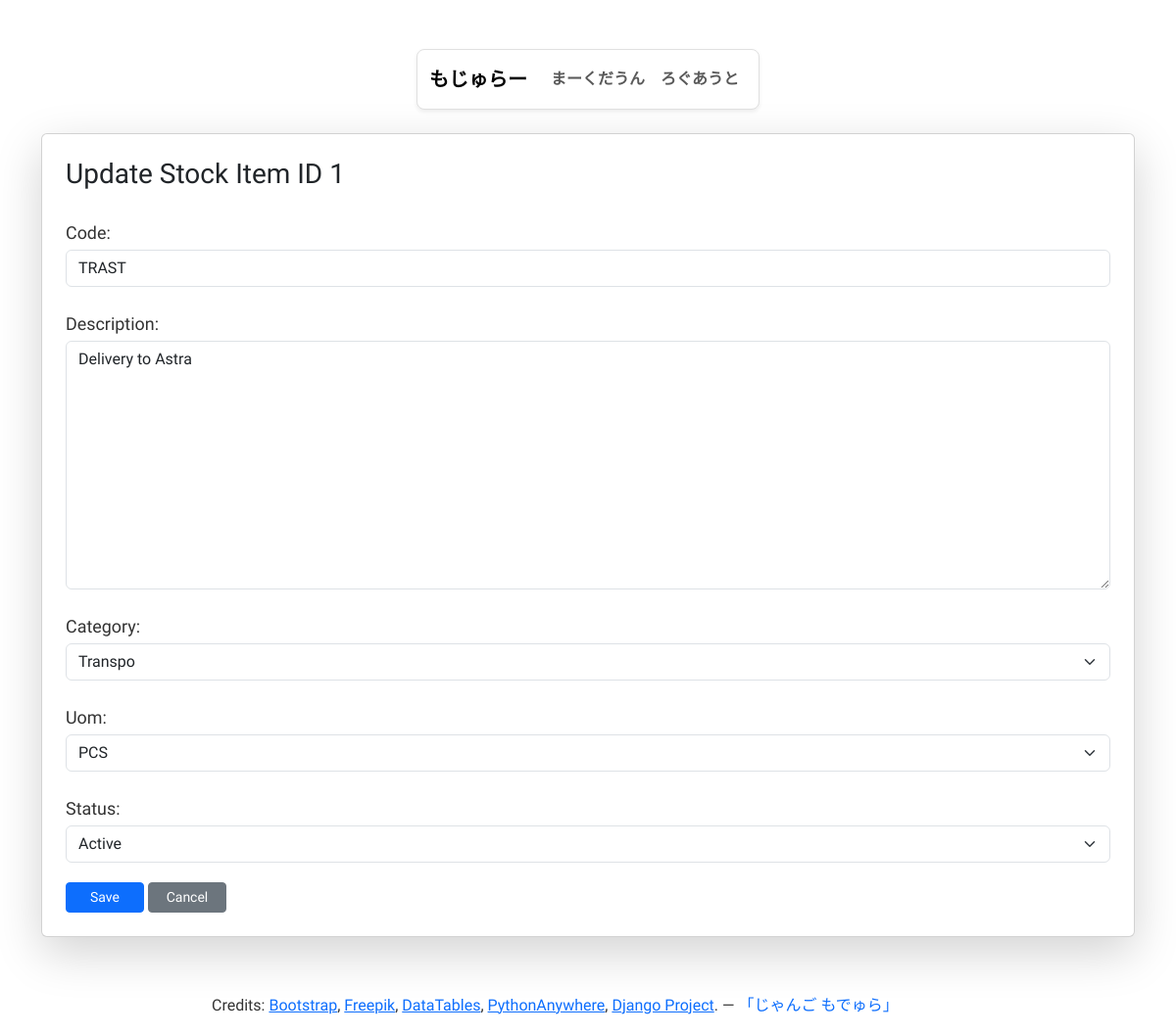
The page /items/update/1/ (signed in) on the database its author committed.
### apps/items/models.py (models this page shows, shortened)
class StockItems(models.Model):
    STATUS_CHOICES = [
        (1, 'Active'),
        (0, 'Inactive'),
    ]
    id = models.AutoField(primary_key=True)
    code = models.CharField(max_length=255, unique=True)
    description = models.TextField(null=True, blank=True)
    category = models.ForeignKey(StockItemCategories, on_delete=models.SET_NULL, null=True, blank=True)
    uom = models.ForeignKey(StockItemUOM, on_delete=models.SET_NULL, null=True, blank=True)
    status = models.IntegerField(choices=STATUS_CHOICES, default=1)
    created_at = models.DateTimeField()
    updated_at = models.DateTimeField()
    class Meta:
        db_table = 'stock_items'  # Ensure this matches the actual table in your DB
        managed = False  # Do NOT let Django alter the table

### apps/items/views.py (the view)
# urls.py: path('update/<int:pk>/', views.update_record, name='update'),
@login_required
def update_record(request, pk):
    record = get_object_or_404(StockItems, pk=pk)
    if not (request.user.is_superuser or request.user.groups.filter(name='Admin').exists()):
        messages.warning(request, "You do not have permission to edit items.")
        return redirect('items:index')
    if request.method == 'POST':
        form = StockItemsForm(request.POST, instance=record)
        if form.is_valid():
            updated = form.save(commit=False)
            updated.updated_at = timezone.now()
            updated.save()
            return redirect('items:index')
    else:
        form = StockItemsForm(instance=record)
    return render(request, 'items/form.html', {
        'title': f'Update Stock Item ID {record.id}',
        'form': form,
    })

### apps/items/forms.py
class StockItemsForm(forms.ModelForm):
    STATUS_CHOICES = [
        (1, 'Active'),
        (0, 'Inactive'),
    ]
    category = forms.ModelChoiceField(
        queryset=StockItemCategories.objects.filter(status=1),  # Only active categories
        required=True,
        widget=forms.Select(attrs={'class': 'form-select'}),
        empty_label='Select a category'
    )
    uom = forms.ModelChoiceField(
        queryset=StockItemUOM.objects.all(),  # Get all UOMs
        required=True,
        widget=forms.Select(attrs={'class': 'form-select'}),
        empty_label='Select a UOM'
    )
    status = forms.ChoiceField(
        choices=STATUS_CHOICES,
        widget=forms.Select(attrs={'class': 'form-select'})
    )
    class Meta:
        model = StockItems
        fields = ['code', 'description', 'category', 'uom', 'status']
        widgets = {
            'code': forms.TextInput(attrs={'class': 'form-control'}),
            'description': forms.Textarea(attrs={'class': 'form-control'}),
        }

### apps/categories/models.py (called while the page is built)
    def __str__(self):
        return self.name

### apps/uom/models.py (called while the page is built)
    def __str__(self):
        return self.name

### apps/items/templates/items/form.html (shortened to what this page needs)
{% extends 'base.html' %}
{% block content %}
<div class="card shadow-lg p-4 mb-3">
    <h3 class="mb-4">{{ title }}</h3>
    <form method="post">
        {{ form.as_p }}
        <button type="submit" class="btn btn-primary btn-sm">Save</button>
        <a href="{% url 'items:index' %}" class="btn btn-secondary btn-sm">Cancel</a>
    </form>
</div>
{% endblock %}

### static/css/style.css (style rules this page uses)
body { font-family: "Neucha", Arial, Helvetica, sans-serif; line-height: 1.7; color: #222; background-color: #fff; padding-top: 50px; }
p { font-size: 1.25rem; line-height: 1.8; font-weight: 400; color: #333; margin-bottom: 1.2rem; text-align: justify; }
table, table td, table th, button, select, select option, label { font-family: "Neucha", Arial, Helvetica, sans-serif; font-size: 1.12rem; line-height: 1.55; font-weight: 400; color: #333; }
.card { max-width: 100%; width: 1280px; margin: 0 auto; background-color: #fff; }
.btn-sm { min-width: 80px; }
html, body { height: 100%; }
body.d-flex.flex-column { min-height: 100vh; }
body { display: flex; flex-direction: column; }

### rows shown on the page
StockItems: code "TRAST", description "Delivery to Astra", category "Transpo", uom "PCS", status "Active"

### other values the page prints
{{ title }} "Update Stock Item ID 1"
